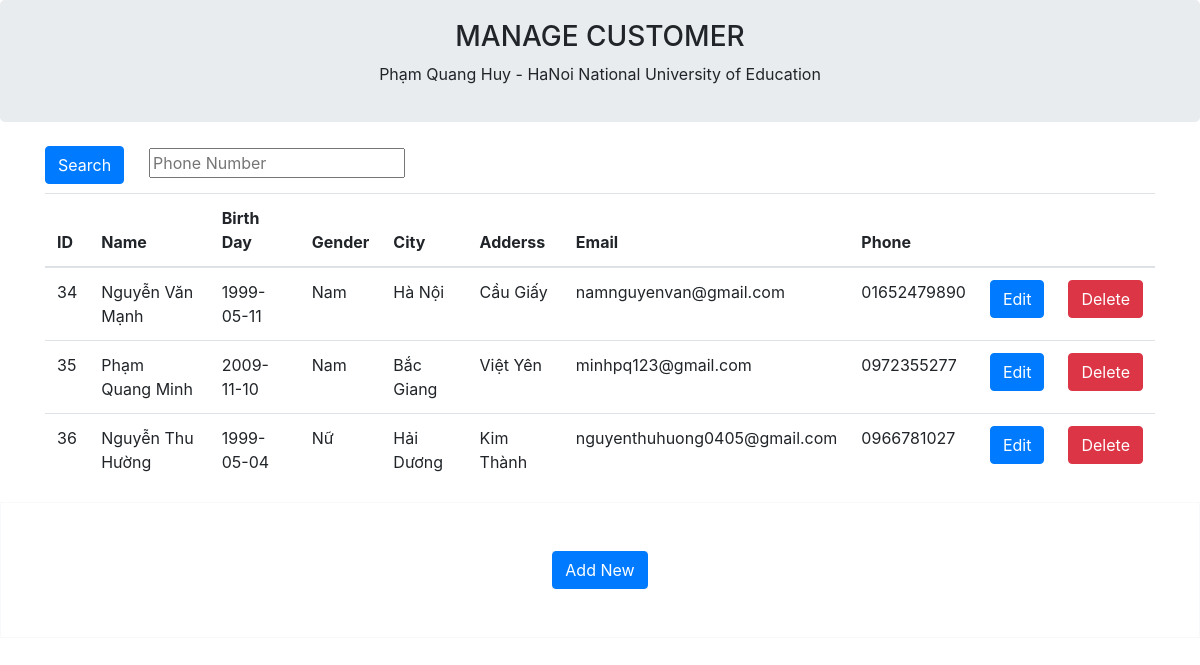
Page /querydb.php on the committed database.
### tables this page shows
CREATE TABLE `customer` (
  `id` int(11) NOT NULL,
  `name` varchar(50) NOT NULL,
  `birthday` date NOT NULL,
  `gender` varchar(5) NOT NULL,
  `city` varchar(50) NOT NULL,
  `address` varchar(100) NOT NULL,
  `email` char(50) NOT NULL,
  `phone` char(20) NOT NULL
);

### db_connection.php (called while the page is built, shortened)
<?php
class ConnectionDataBase
{
    public $connection;
    function __construct()
    {
        $servername = "localhost";
        $username = "root";
        $password = "";
        $database = "managecustomer";
        $this->connection = new mysqli($servername, $username, $password, $database) or die("Connection failed: %s\n" . $this->connection->error);
    }
    function queryallforData()
    {
        $sql = "SELECT * FROM customer";
        $result = $this->connection->query($sql);
        return $result;
    }
}

### querydb.php (the view, shortened to what this page needs)
<?php
include("db_connection.php");
$connection = new connectionDatabase();
$result = $connection->queryallforData();
if (isset($_REQUEST['search'])) {
    $arr = array("phone" => addslashes($_POST['phone']));
    $result = $connection->queryforData($arr);
    $result2 = $connection->queryforData($arr);
    $row2 = mysqli_fetch_assoc($result2);
    if ($row2 == NULL) {
        echo "<script>alert('NULL')</script>";
    }
} else {
    $result = $connection->queryallforData();
}
?>
<!DOCTYPE html>
<html lang="en">
<head>
    <link rel="stylesheet" href="css/bootstrap.min.css" type="text/css">
    <link rel="stylesheet" href="css/custom.min.css" type="text/css" media="all">
</head>
<body>
    <div class="jumbotron text-center" style=" margin-bottom: 0px; padding-bottom: 20px; padding-top: 20px;">
        <h3>MANAGE CUSTOMER</h3>
        <P>Phạm Quang Huy - HaNoi National University of Education</P>
    </div>
    <div class=" container">
        <br />
        <form action="querydb.php" method="post">
            <div align="left" style="margin-bottom:5px;">
                <button type="submit" name="search" id="query_button" class="btn btn-primary">Search</button> &emsp;
                <input type="text" name="phone" placeholder="Phone Number">
            </div>
        </form>
        <table class="table">
            <thead>
                <tr>
                    <th scope="col">ID</th>
                    <th scope="col">Name</th>
                    <th scope="col">Birth Day</th>
                    <th scope="col">Gender</th>
                    <th scope="col">City</th>
                    <th scope="col">Adderss</th>
                    <th scope="col">Email</th>
                    <th scope="col">Phone</th>
                    <th scope="col"></th>
                    <th scope="col"></th>
                </tr>
            </thead>
            <tbody>
                <?php
                while ($row = mysqli_fetch_assoc($result)) {
                    echo "<tr>";
                    echo "<td>{$row['id']}</td>";
                    echo "<td>{$row['name']}</td>";
                    echo "<td>{$row['birthday']}</td>";
                    echo "<td>{$row['gender']}</td>";
                    echo "<td>{$row['city']}</td>";
                    echo "<td>{$row['address']}</td>";
                    echo "<td>{$row['email']}</td>";
                    echo "<td>{$row['phone']}</td>";
                    echo "<td>" ?> <a href="editdb.php?edit=<?php echo $row['id']; ?>" class="btn btn-primary">Edit</a><?php echo "</td><td>" ?>
                    <a href="db_connection.php?del=<?php echo $row['id']; ?>" class="btn btn-danger" onclick="return confirm('Are you sure you want to Remove?');">Delete</a>
                <?php
                    echo "</td></tr>";
                }
                ?> </tbody>
        </table>
    </div>
    <form class="text-center border border-light p-5" action="#!">
        <button type="submit" style="border:none; padding:0px"><a href="addnew.php" class="btn btn-primary">Add
                New</a></button>
    </form>
</body>
</html>

### rows in the picture
customer: id "34", name "Nguyễn Văn Mạnh", birthday "1999-05-11", gender "Nam", city "Hà Nội", address "Cầu Giấy", email "namnguyenvan@gmail.com", phone "01652479890"
customer: id "35", name "Phạm Quang Minh", birthday "2009-11-10", gender "Nam", city "Bắc Giang", address "Việt Yên", email "minhpq123@gmail.com", phone "0972355277"
customer: id "36", name "Nguyễn Thu Hường", birthday "1999-05-04", gender "Nữ", city "Hải Dương", address "Kim Thành", email "nguyenthuhuong0405@gmail.com", phone "0966781027"
